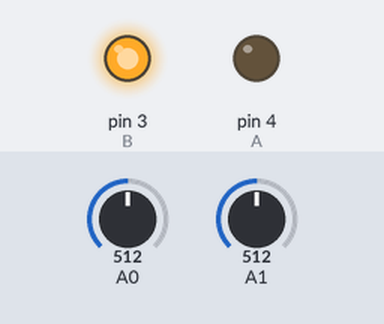
Recording of a sketch running on a simulated Arduino Uno, built with avr-gcc and run on an emulated ATmega328P. Shown: output pins drawn as LEDs (lit = HIGH). The inputs (shaded band) are chosen by the test bench; at power-on: A0 = 512, A1 = 512. What the sketch prints to the serial monitor is not drawn.

Above: at 1.2 s.
1.3 s: A0 set to 481
At 2.2 s:
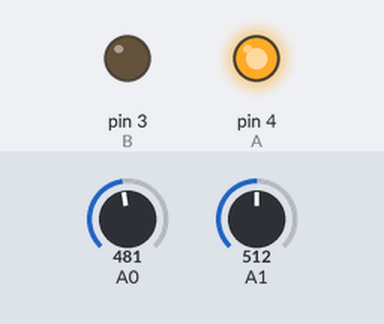
2.8 s: A1 set to 481
At 3.3 s:
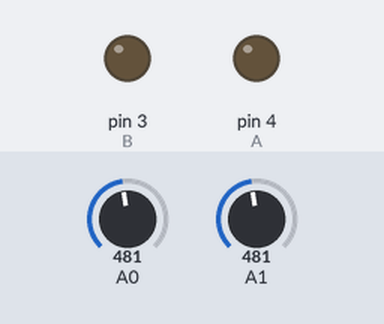
4.3 s: A1 set to 510
At 5.7 s:
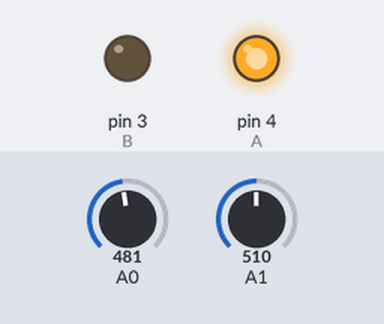
7.3 s: A1 set to 490
At 8.0 s:
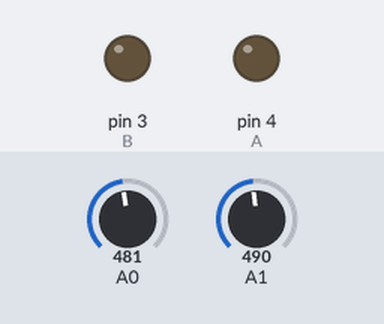
Timing chart, 0 to 10.3 s (numbered marks = the images above; inputs shaded):
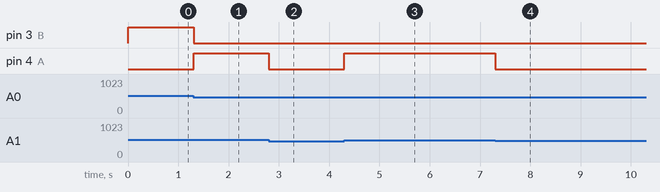

Measured:
- the behaviour switches between 500 and 499 on A0 (found by bisection; images 0 and 1)
- the behaviour switches between 500 and 499 on A1 (found by bisection; images 1 and 2)
- after the input at 1.3 s, pin 3 (B): HIGH → LOW at once; pin 4 (A): LOW → HIGH at once
- after the input at 2.8 s, pin 4 (A): HIGH → LOW at once
- after the input at 4.3 s, pin 4 (A): LOW → HIGH at once
- after the input at 7.3 s, pin 4 (A): HIGH → LOW at once

The sketch:

aux_7_seg_contador_de_vagas.ino
```cpp
#define A 4
#define B 3

void setup() {
  pinMode(A0, INPUT);
  pinMode(A1, INPUT);
  pinMode(A, OUTPUT);
  pinMode(B, OUTPUT);
  Serial.begin(115200);
}

void loop() {
  int a0 = analogRead(A0);
  int a1 = analogRead(A1);
  Serial.print("A1 = ");
  Serial.print(a1);
  Serial.print(" | A0 = ");
  Serial.println(a0);

  // BA = 00 => 0
  if (a1 < 500 && a0 < 500) {
    digitalWrite(B, LOW);
    digitalWrite(A, LOW);
  }
  else if (a1 < 500 && a0 >= 500) { //BA = 01 => 1
    digitalWrite(B, LOW);
    digitalWrite(A, HIGH);
  }
  else if (a1 >= 500 && a0 < 500) { //BA = 10 => 1
    digitalWrite(B, LOW);
    digitalWrite(A, HIGH);
  }
  else { //BA = 11 => 2
    digitalWrite(B, HIGH);
    digitalWrite(A, LOW);
  }

}
```
